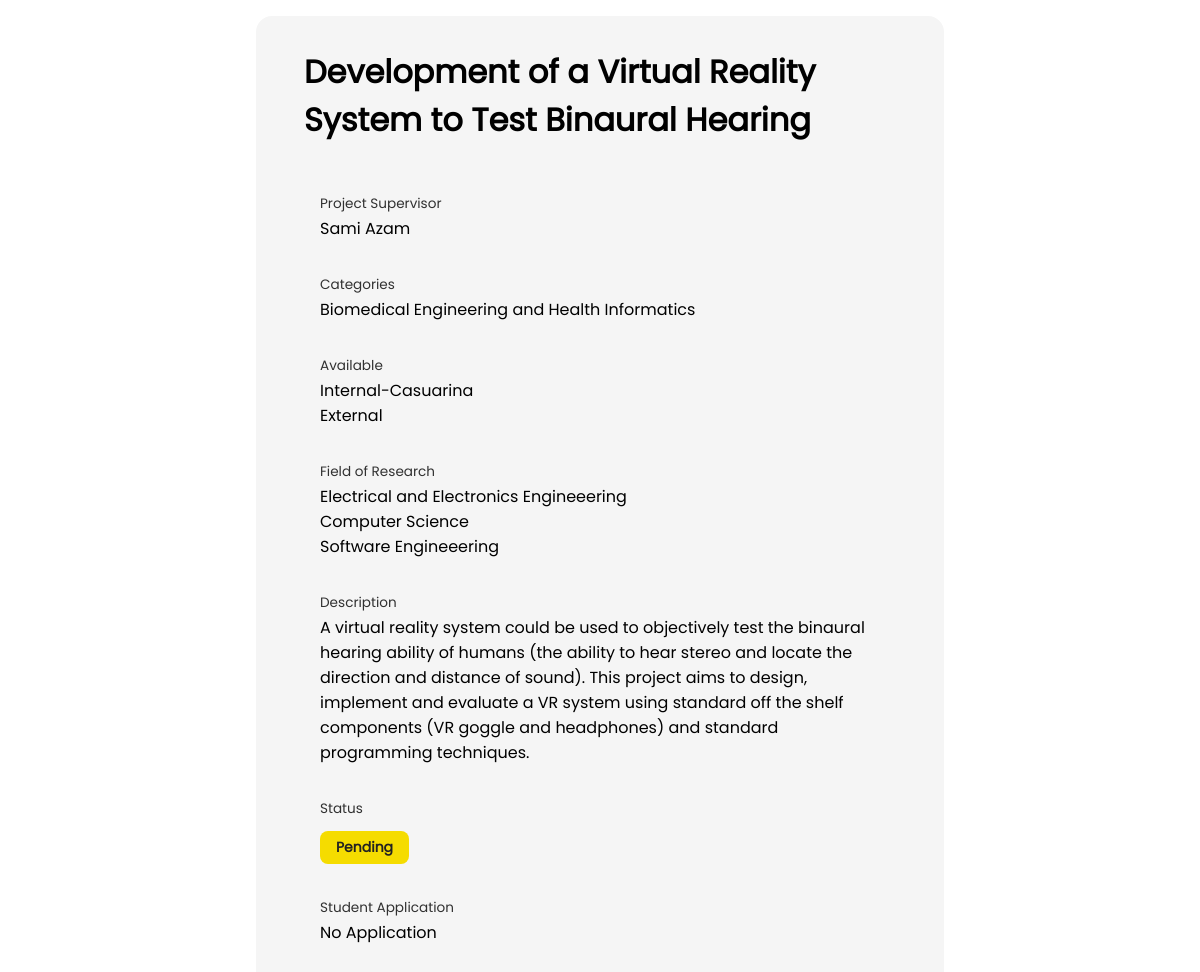
The page /supervisor/project/18/ (signed in) on the database its author committed.
### core/models.py (models this page shows, shortened)
class Project(models.Model):
    topic_number = models.AutoField(primary_key=True)
    title = models.CharField(max_length=1024)
    description = models.TextField()
    supervisor = models.ForeignKey(CustomUser, on_delete=models.CASCADE)
    available_for = models.ManyToManyField(AvailableFor)
    categories = models.ManyToManyField(Category)
    fields_of_research = models.ManyToManyField(FieldResearch)
    is_approved = models.BooleanField(default=False)
    is_rejected = models.BooleanField(default=False)
    is_application_selected = models.BooleanField(default=False)

class Category(models.Model):
    title = models.CharField(max_length=255)

class AvailableFor(models.Model):
    title = models.CharField(max_length=255)

class FieldResearch(models.Model):
    title = models.CharField(max_length=255)

### core/views.py (the view, shortened to what this page needs)
# urls.py: path('<str:role>/project/<int:topic_number>/', view_single_project, name='view_single_project'),
@login_required
def view_single_project(request, role, topic_number):
    if request.user.is_supervisor or request.user.is_student or request.user.is_coordinator:
        template = loader.get_template('single_project.html')
        single_project = Project.objects.prefetch_related(
            "projectgroup_set").filter(topic_number=topic_number)[0]
        categories = [
            category.title for category in single_project.categories.all()]
        fields_of_research = [
            field.title for field in single_project.fields_of_research.all()]
        available_for = [
            available.title for available in single_project.available_for.all()]
        accepted_group = None
        if single_project.is_application_selected:
            accepted_group = single_project.projectgroup_set.filter(
                is_approved_by_supervisor=True).first()
        project = {
            'title': single_project.title,
            'description': single_project.description,
            'categories': categories,
            'fields_of_research': fields_of_research,
            'available_for': available_for,
            'is_approved': single_project.is_approved,
            'supervisor': f"{single_project.supervisor.first_name} {single_project.supervisor.last_name}",
            "get_role": request.user.get_role(),
            "id": single_project.topic_number,
            'is_rejected': single_project.is_rejected,
            'accepted_group': accepted_group,
        }
        if single_project.is_approved:
            total_application_count = len(
                ProjectGroup.objects.filter(applied_project=single_project))
            project["total_application_count"] = total_application_count
        context = {
            'project': project,
        }
        print(context)
        return HttpResponse(template.render(context=context, request=request))
    else:
        return redirect('login')

### core/models.py (called while the page is built)
    def get_role(self):
        if self.is_student:
            return "Student"
        elif self.is_coordinator:
            return "Coordinator"
        elif self.is_supervisor:
            return "Supervisor"

### core/templates/single_project.html (shortened to what this page needs)
{% extends "base.html" %}
{% load static %}
{% block stylesheet %}
    <link rel="stylesheet" href="{%static 'core/css/style.single_project.css' %}" />
{% endblock stylesheet %}
{% block body %}
    <div id="single-project">
        <h2 id="title">{{project.title}}</h2>
        <div id="supervisor" class="single-project-field">
            <div class="label">Project Supervisor</div>
            <div class="single-project-field-value">{{project.supervisor}}</div>
        </div>
        <div class="single-project-field">
            <div class="label">Categories</div>
            <div class="single-project-field-value">
                {% for category in project.categories %}
                    <span>
                        {{category}}
                    </span>
                {% endfor %}
            </div>
        </div>
        <div class="single-project-field">
            <div class="label">
                Available
            </div>
            <div class="single-project-field-value">
                {% for available in project.available_for %}
                    <span>
                        {{available}}
                    </span>
                {% endfor %}
            </div>
        </div>
        <div class="single-project-field">
            <div class="label">Field of Research</div>
            <div class="single-project-field-value">
                {% for field in project.fields_of_research %}
                    <span>
                        {{field}}
                    </span>
                {% endfor %}
            </div>
        </div>
        <div class="single-project-field">
            <div class="label" >
                Description
            </div>
            <div class="single-project-field-value">
                {{project.description}}
            </div>
        </div>
        {% if user.get_role == "Student" %}
        {% else %}
            <div class="single-project-field">
                <div class="label" >
                    Status
                </div>
                <div>
                    {% if project.is_approved  %}
                        <span class="status-badge status-approved">Approved</span>
                    {% elif project.is_rejected %}
                        <span class="status-badge status-rejected">Rejected</span>
                    {% else %}
                        <span class="status-badge status-pending">Pending</span>
                    {% endif %}
                </div>
            </div>
        {% endif %}
        {% if user.get_role == "Supervisor" %}
        <div class="single-project-field">
            <div class="label" >
                Student Application
            </div>
            <div class="single-project-field-value">
                {% if project.total_application_count > 0 %}
                    <a href="{% url 'view-applications' id=project.id %}" class="bold no-underline">
                        View Application({{project.total_application_count}})
                    </a>
                {% else %}
                    No Application
                {% endif %}
            </div>
        {% endif %}
    </div>
{% endblock body %}

### core/static/core/css/style.css (style rules this page uses)
* { margin: 0; padding: 0; box-sizing: border-box; }
body { font-family: 'Poppins'; }

### core/static/core/css/style.single_project.css (style rules this page uses)
body { display: flex; justify-content: center; align-items: center; }
body>div { margin: 1rem 16rem; padding: 2rem 3rem; background-color: rgb(245 245 245); border-radius: 16px; display: flex; flex-direction: column; width: 60%; }
#title { font-size: 2rem; margin-bottom: 2rem; }
.label { margin: 2px 0px; font-size: 0.85rem; color: rgb(49, 49, 49); }
.single-project-field { margin: 16px; }
.single-project-field-value { font-size: 1rem; font-weight: 500; }
.single-project-field-value>span { display: block; }
.status-badge { margin-top: 10px; display: inline-block; padding: 6px 16px; border-radius: 8px; font-size: 14px; font-weight: bold; width: auto; }
.status-pending { background-color: #f5dc00; color: #222; }

### rows shown on the page
Project: title "Development of a Virtual Reality System to Test Binaural Hearing", description "A virtual reality system could be used to objectively test the binaural hearing ability of humans (the ability to hear stereo and locate the direction and distance of sound). This project aims to design, implement and evaluate a VR system using standard off the shelf components (VR goggle and headphones) and standard programming techniques."
Category: categories "Biomedical Engineering and Health Informatics"
AvailableFor: available_for "Internal-Casuarina"
AvailableFor: available_for "External"
FieldResearch: fields_of_research "Electrical and Electronics Engineeering"
FieldResearch: fields_of_research "Computer Science"
FieldResearch: fields_of_research "Software Engineeering"

### other values the page prints
{{ project.supervisor }} "Sami Azam"
